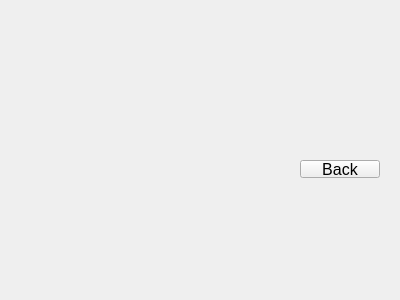
<?xml version="1.0" encoding="UTF-8"?>
<ui version="4.0">
 <class>rulewindow</class>
 <widget class="QWidget" name="rulewindow">
  <property name="geometry">
   <rect>
    <x>0</x>
    <y>0</y>
    <width>400</width>
    <height>300</height>
   </rect>
  </property>
  <property name="windowTitle">
   <string>Form</string>
  </property>
  <widget class="QPushButton" name="backButton">
   <property name="geometry">
    <rect>
     <x>300</x>
     <y>160</y>
     <width>80</width>
     <height>18</height>
    </rect>
   </property>
   <property name="font">
    <font>
     <pointsize>12</pointsize>
    </font>
   </property>
   <property name="text">
    <string>Back</string>
   </property>
  </widget>
 </widget>
 <resources/>
 <connections/>
</ui>
